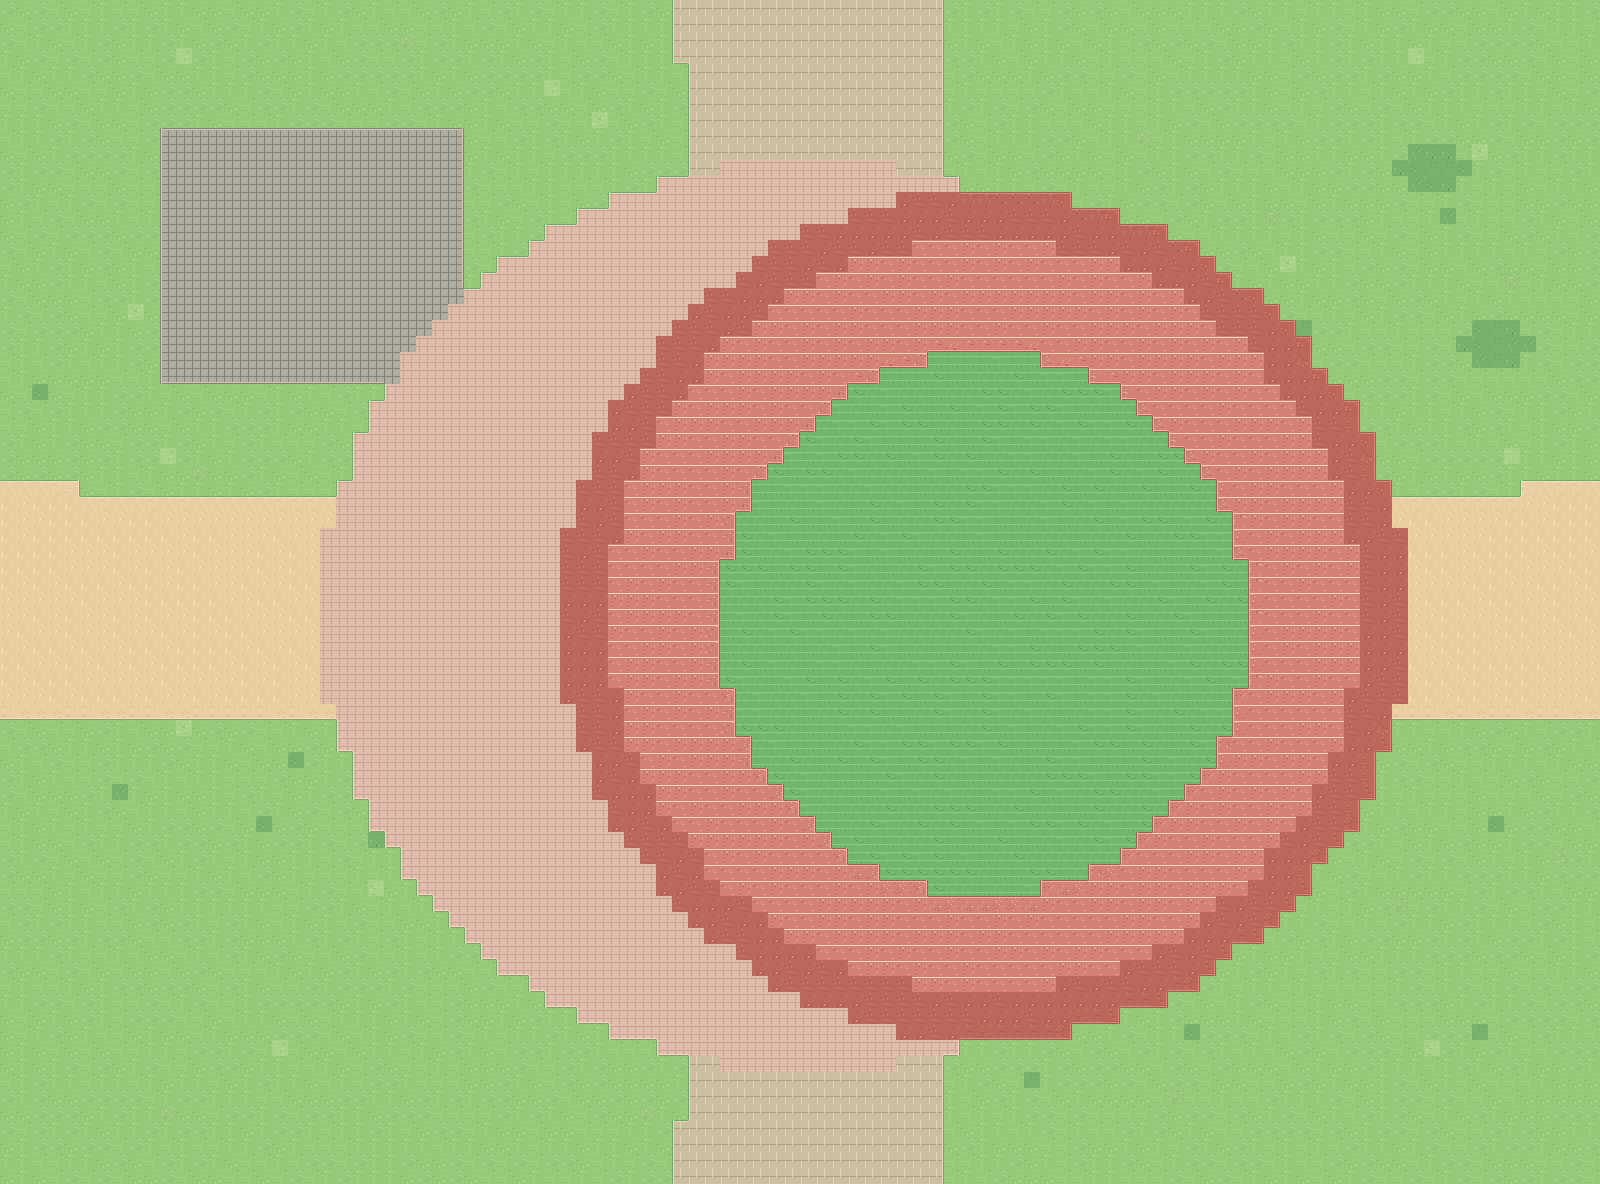

Below is a game level as drawn by its tile map, then a one-line description and the .tmx that defines it (tile-layer data replaced by summaries):
An orthogonal 100x74 tile map with 16x16 px tiles, 4 tile layers (Ground, Landscape, Roads, BuildingPads) and 9 objects (4x scene_portal, building_slot, landmark_area, spawn, building_label, ...).

<map version="1.10" tiledversion="1.11.2" orientation="orthogonal" renderorder="right-down" width="100" height="74" tilewidth="16" tileheight="16" infinite="0" nextlayerid="9" nextobjectid="800" backgroundcolor="#97C97A">
  <properties>
    <property name="scene_id" value="07" />
    <property name="scene_name" value="保卫处与第二运动场南口" />
    <property name="macro_area" value="B 生活区" />
    <property name="tile_scale" type="int" value="16" />
    <property name="player_sprite_width" type="int" value="48" />
    <property name="player_sprite_height" type="int" value="48" />
    <property name="world_origin_x_px" type="int" value="1600" />
    <property name="world_origin_y_px" type="int" value="-2368" />
    <property name="ground_only" type="bool" value="true" />
    <property name="building_art_separate" type="bool" value="true" />
  </properties>
  <tileset firstgid="1" name="swu_terrain_16" tilewidth="16" tileheight="16" tilecount="412" columns="16">
    <image source="../assets/ground_tiles_16.png" width="256" height="416" />
  </tileset>
  <layer id="1" name="Ground" width="100" height="74">
    <data>[7400 cells, 7400 non-empty, 4 distinct tile ids]</data>
  </layer>
  <layer id="2" name="Landscape" width="100" height="74">
    <data>[7400 cells, 926 non-empty, 16 distinct tile ids]</data>
  </layer>
  <layer id="3" name="Roads" width="100" height="74">
    <data>[7400 cells, 2966 non-empty, 60 distinct tile ids]</data>
  </layer>
  <layer id="4" name="BuildingPads" width="100" height="74">
    <data>[7400 cells, 290 non-empty, 13 distinct tile ids]</data>
  </layer>
  <objectgroup id="5" name="BuildingSlots" visible="0" color="#D9B768">
    <object id="1" name="slot_07_01" type="building_slot" x="160" y="128" width="304" height="256">
      <properties>
        <property name="display_name" value="保卫处" />
        <property name="confidence" value="user_layout_ref" />
        <property name="note" value="建筑预留地，仅用于当前地图阶段，后续再放建筑与碰撞体" />
        <property name="future_collision" type="bool" value="true" />
        <property name="currently_walkable" type="bool" value="true" />
        <property name="macro_area" value="B 生活区" />
      </properties>
    </object>
  </objectgroup>
  <objectgroup id="6" name="LandmarkAreas" visible="0" color="#3B9C88">
    <object id="2" name="area_07_01" type="landmark_area" x="672" y="288" width="656" height="656">
      <properties>
        <property name="display_name" value="第二运动场南口" />
        <property name="confidence" value="landmark_area_approx" />
      </properties>
    </object>
  </objectgroup>
  <objectgroup id="7" name="Portals" visible="0" color="#4CA3D9">
    <object id="3" name="exit_north" type="scene_portal" x="672" y="0" width="272" height="64">
      <properties>
        <property name="direction" value="north" />
        <property name="target_scene" value="01" />
        <property name="target_portal" value="exit_south" />
        <property name="spawn_x_px" type="int" value="800" />
        <property name="spawn_y_px" type="int" value="1056" />
        <property name="trigger" value="cross_map_edge" />
        <property name="enabled" type="bool" value="true" />
      </properties>
    </object>
    <object id="4" name="exit_south" type="scene_portal" x="672" y="1120" width="272" height="64">
      <properties>
        <property name="direction" value="south" />
        <property name="target_scene" value="13" />
        <property name="target_portal" value="exit_north" />
        <property name="spawn_x_px" type="int" value="800" />
        <property name="spawn_y_px" type="int" value="112" />
        <property name="trigger" value="cross_map_edge" />
        <property name="enabled" type="bool" value="true" />
      </properties>
    </object>
    <object id="5" name="exit_west" type="scene_portal" x="0" y="480" width="80" height="240">
      <properties>
        <property name="direction" value="west" />
        <property name="target_scene" value="06" />
        <property name="target_portal" value="exit_east" />
        <property name="spawn_x_px" type="int" value="1424" />
        <property name="spawn_y_px" type="int" value="592" />
        <property name="trigger" value="cross_map_edge" />
        <property name="enabled" type="bool" value="true" />
      </properties>
    </object>
    <object id="6" name="exit_east" type="scene_portal" x="1520" y="480" width="80" height="240">
      <properties>
        <property name="direction" value="east" />
        <property name="target_scene" value="08" />
        <property name="target_portal" value="exit_west" />
        <property name="spawn_x_px" type="int" value="160" />
        <property name="spawn_y_px" type="int" value="592" />
        <property name="trigger" value="cross_map_edge" />
        <property name="enabled" type="bool" value="true" />
      </properties>
    </object>
  </objectgroup>
  <objectgroup id="8" name="Spawn" visible="0" color="#74B877">
    <object id="7" name="player_start" type="spawn" x="800" y="592" width="0" height="0">
      <properties>
        <property name="feet_position" type="bool" value="true" />
        <property name="sprite_width" type="int" value="48" />
        <property name="sprite_height" type="int" value="48" />
      </properties>
    </object>
  </objectgroup>
  <objectgroup id="9" name="地标中文标注_编辑用" visible="1" color="#284F48">
    <object id="8" name="保卫处" type="building_label" x="142.0" y="234.0" width="340" height="44">
      <text fontfamily="Noto Sans CJK SC" pixelsize="21" color="#284D42" halign="center" valign="center" wrap="1">保卫处</text>
    </object>
    <object id="9" name="第二运动场南口" type="area_label" x="830.0" y="594.0" width="340" height="44">
      <text fontfamily="Noto Sans CJK SC" pixelsize="21" color="#284D42" halign="center" valign="center" wrap="1">第二运动场南口</text>
    </object>
  </objectgroup>
</map>
